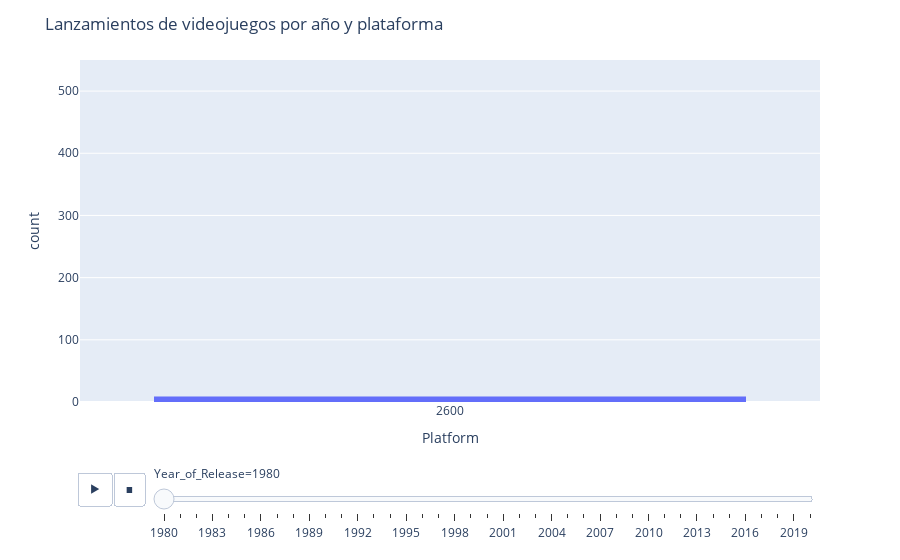

The notebook cell saved with this chart:
### Code cell
df_Games_per_Year = df_Games.copy()
df_Games_per_Year.sort_values("Year_of_Release", ascending=True, inplace=True)

fig = px.histogram(df_Games_per_Year, x="Platform", animation_frame="Year_of_Release", range_y=[0,550],)
fig.update_layout(title="Lanzamientos de videojuegos por año y plataforma")
fig.update_xaxes(type='category')
fig.update_xaxes(categoryorder='category ascending')
fig.layout.updatemenus[0].buttons[0].args[1]['frame']['duration'] = 1000
fig.write_html("gráficas/Lanzamientos_Juegos_Plataforma.html")
fig.show()

### Figure 1 — Plotly figure (JSON) as saved in the notebook; plotly's stock layout.template omitted (floating-point values rounded to 4 significant figures)
{"data": [{"alignmentgroup": "True", "bingroup": "x", "hovertemplate": "Year_of_Release=1980<br>Platform=%{x}<br>count=%{y}<extra></extra>", "legendgroup": "", "marker": {"color": "#636efa", "pattern": {"shape": ""}}, "name": "", "offsetgroup": "", "orientation": "v", "showlegend": false, "type": "histogram", "x": ["2600", "2600", "2600", "2600", "2600", "2600", "2600", "2600", "2600"], "xaxis": "x", "yaxis": "y"}], "layout": {"barmode": "relative", "legend": {"tracegroupgap": 0}, "margin": {"t": 60}, "sliders": [{"active": 0, "currentvalue": {"prefix": "Year_of_Release="}, "len": 0.9, "pad": {"b": 10, "t": 60}, "steps": [{"args": [["1980"], {"frame": {"duration": 0, "redraw": true}, "fromcurrent": true, "mode": "immediate", "transition": {"duration": 0, "easing": "linear"}}], "label": "1980", "method": "animate"}, {"args": [["1981"], {"frame": {"duration": 0, "redraw": true}, "fromcurrent": true, "mode": "immediate", "transition": {"duration": 0, "easing": "linear"}}], "label": "1981", "method": "animate"}, {"args": [["1982"], {"frame": {"duration": 0, "redraw": true}, "fromcurrent": true, "mode": "immediate", "transition": {"duration": 0, "easing": "linear"}}], "label": "1982", "method": "animate"}, {"args": [["1983"], {"frame": {"duration": 0, "redraw": true}, "fromcurrent": true, "mode": "immediate", "transition": {"duration": 0, "easing": "linear"}}], "label": "1983", "method": "animate"}, {"args": [["1984"], {"frame": {"duration": 0, "redraw": true}, "fromcurrent": true, "mode": "immediate", "transition": {"duration": 0, "easing": "linear"}}], "label": "1984", "method": "animate"}, {"args": [["1985"], {"frame": {"duration": 0, "redraw": true}, "fromcurrent": true, "mode": "immediate", "transition": {"duration": 0, "easing": "linear"}}], "label": "1985", "method": "animate"}, {"args": [["1986"], {"frame": {"duration": 0, "redraw": true}, "fromcurrent": true, "mode": "immediate", "transition": {"duration": 0, "easing": "linear"}}], "label": "1986", "method": "animate"}, {"args": [["1987"], {"frame": {"duration": 0, "redraw": true}, "fromcurrent": true, "mode": "immediate", "transition": {"duration": 0, "easing": "linear"}}], "label": "1987", "method": "animate"}, {"args": [["1988"], {"frame": {"duration": 0, "redraw": true}, "fromcurrent": true, "mode": "immediate", "transition": {"duration": 0, "easing": "linear"}}], "label": "1988", "method": "animate"}, {"args": [["1989"], {"frame": {"duration": 0, "redraw": true}, "fromcurrent": true, "mode": "immediate", "transition": {"duration": 0, "easing": "linear"}}], "label": "1989", "method": "animate"}, {"args": [["1990"], {"frame": {"duration": 0, "redraw": true}, "fromcurrent": true, "mode": "immediate", "transition": {"duration": 0, "easing": "linear"}}], "label": "1990", "method": "animate"}, {"args": [["1991"], {"frame": {"duration": 0, "redraw": true}, "fromcurrent": true, "mode": "immediate", "transition": {"duration": 0, "easing": "linear"}}], "label": "1991", "method": "animate"}, {"args": [["1992"], {"frame": {"duration": 0, "redraw": true}, "fromcurrent": true, "mode": "immediate", "transition": {"duration": 0, "easing": "linear"}}], "label": "1992", "method": "animate"}, {"args": [["1993"], {"frame": {"duration": 0, "redraw": true}, "fromcurrent": true, "mode": "immediate", "transition": {"duration": 0, "easing": "linear"}}], "label": "1993", "method": "animate"}, {"args": [["1994"], {"frame": {"duration": 0, "redraw": true}, "fromcurrent": true, "mode": "immediate", "transition": {"duration": 0, "easing": "linear"}}], "label": "1994", "method": "animate"}, {"args": [["1995"], {"frame": {"duration": 0, "redraw": true}, "fromcurrent": true, "mode": "immediate", "transition": {"duration": 0, "easing": "linear"}}], "label": "1995", "method": "animate"}, {"args": [["1996"], {"frame": {"duration": 0, "redraw": true}, "fromcurrent": true, "mode": "immediate", "transition": {"duration": 0, "easing": "linear"}}], "label": "1996", "method": "animate"}, {"args": [["1997"], {"frame": {"duration": 0, "redraw": true}, "fromcurrent": true, "mode": "immediate", "transition": {"duration": 0, "easing": "linear"}}], "label": "1997", "method": "animate"}, {"args": [["1998"], {"frame": {"duration": 0, "redraw": true}, "fromcurrent": true, "mode": "immediate", "transition": {"duration": 0, "easing": "linear"}}], "label": "1998", "method": "animate"}, {"args": [["1999"], {"frame": {"duration": 0, "redraw": true}, "fromcurrent": true, "mode": "immediate", "transition": {"duration": 0, "easing": "linear"}}], "label": "1999", "method": "animate"}, {"args": [["2000"], {"frame": {"duration": 0, "redraw": true}, "fromcurrent": true, "mode": "immediate", "transition": {"duration": 0, "easing": "linear"}}], "label": "2000", "method": "animate"}, {"args": [["2001"], {"frame": {"duration": 0, "redraw": true}, "fromcurrent": true, "mode": "immediate", "transition": {"duration": 0, "easing": "linear"}}], "label": "2001", "method": "animate"}, {"args": [["2002"], {"frame": {"duration": 0, "redraw": true}, "fromcurrent": true, "mode": "immediate", "transition": {"duration": 0, "easing": "linear"}}], "label": "2002", "method": "animate"}, {"args": [["2003"], {"frame": {"duration": 0, "redraw": true}, "fromcurrent": true, "mode": "immediate", "transition": {"duration": 0, "easing": "linear"}}], "label": "2003", "method": "animate"}, {"args": [["2004"], {"frame": {"duration": 0, "redraw": true}, "fromcurrent": true, "mode": "immediate", "transition": {"duration": 0, "easing": "linear"}}], "label": "2004", "method": "animate"}, {"args": [["2005"], {"frame": {"duration": 0, "redraw": true}, "fromcurrent": true, "mode": "immediate", "transition": {"duration": 0, "easing": "linear"}}], "label": "2005", "method": "animate"}, {"args": [["2006"], {"frame": {"duration": 0, "redraw": true}, "fromcurrent": true, "mode": "immediate", "transition": {"duration": 0, "easing": "linear"}}], "label": "2006", "method": "animate"}, {"args": [["2007"], {"frame": {"duration": 0, "redraw": true}, "fromcurrent": true, "mode": "immediate", "transition": {"duration": 0, "easing": "linear"}}], "label": "2007", "method": "animate"}, {"args": [["2008"], {"frame": {"duration": 0, "redraw": true}, "fromcurrent": true, "mode": "immediate", "transition": {"duration": 0, "easing": "linear"}}], "label": "2008", "method": "animate"}, {"args": [["2009"], {"frame": {"duration": 0, "redraw": true}, "fromcurrent": true, "mode": "immediate", "transition": {"duration": 0, "easing": "linear"}}], "label": "2009", "method": "animate"}, {"args": [["2010"], {"frame": {"duration": 0, "redraw": true}, "fromcurrent": true, "mode": "immediate", "transition": {"duration": 0, "easing": "linear"}}], "label": "2010", "method": "animate"}, {"args": [["2011"], {"frame": {"duration": 0, "redraw": true}, "fromcurrent": true, "mode": "immediate", "transition": {"duration": 0, "easing": "linear"}}], "label": "2011", "method": "animate"}, {"args": [["2012"], {"frame": {"duration": 0, "redraw": true}, "fromcurrent": true, "mode": "immediate", "transition": {"duration": 0, "easing": "linear"}}], "label": "2012", "method": "animate"}, {"args": [["2013"], {"frame": {"duration": 0, "redraw": true}, "fromcurrent": true, "mode": "immediate", "transition": {"duration": 0, "easing": "linear"}}], "label": "2013", "method": "animate"}, {"args": [["2014"], {"frame": {"duration": 0, "redraw": true}, "fromcurrent": true, "mode": "immediate", "transition": {"duration": 0, "easing": "linear"}}], "label": "2014", "method": "animate"}, {"args": [["2015"], {"frame": {"duration": 0, "redraw": true}, "fromcurrent": true, "mode": "immediate", "transition": {"duration": 0, "easing": "linear"}}], "label": "2015", "method": "animate"}, {"args": [["2016"], {"frame": {"duration": 0, "redraw": true}, "fromcurrent": true, "mode": "immediate", "transition": {"duration": 0, "easing": "linear"}}], "label": "2016", "method": "animate"}, {"args": [["2017"], {"frame": {"duration": 0, "redraw": true}, "fromcurrent": true, "mode": "immediate", "transition": {"duration": 0, "easing": "linear"}}], "label": "2017", "method": "animate"}, {"args": [["2018"], {"frame": {"duration": 0, "redraw": true}, "fromcurrent": true, "mode": "immediate", "transition": {"duration": 0, "easing": "linear"}}], "label": "2018", "method": "animate"}, {"args": [["2019"], {"frame": {"duration": 0, "redraw": true}, "fromcurrent": true, "mode": "immediate", "transition": {"duration": 0, "easing": "linear"}}], "label": "2019", "method": "animate"}, {"args": [["2020"], {"frame": {"duration": 0, "redraw": true}, "fromcurrent": true, "mode": "immediate", "transition": {"duration": 0, "easing": "linear"}}], "label": "2020", "method": "animate"}], "x": 0.1, "xanchor": "left", "y": 0, "yanchor": "top"}], "title": {"text": "Lanzamientos de videojuegos por año y plataforma"}, "updatemenus": [{"buttons": [{"args": [null, {"frame": {"duration": 1000, "redraw": true}, "fromcurrent": true, "mode": "immediate", "transition": {"duration": 500, "easing": "linear"}}], "label": "&#9654;", "method": "animate"}, {"args": [[null], {"frame": {"duration": 0, "redraw": true}, "fromcurrent": true, "mode": "immediate", "transition": {"duration": 0, "easing": "linear"}}], "label": "&#9724;", "method": "animate"}], "direction": "left", "pad": {"r": 10, "t": 70}, "showactive": false, "type": "buttons", "x": 0.1, "xanchor": "right", "y": 0, "yanchor": "top"}], "xaxis": {"anchor": "y", "categoryorder": "category ascending", "domain": [0, 1], "title": {"text": "Platform"}, "type": "category"}, "yaxis": {"anchor": "x", "domain": [0, 1], "range": [0, 550], "title": {"text": "count"}}}}
